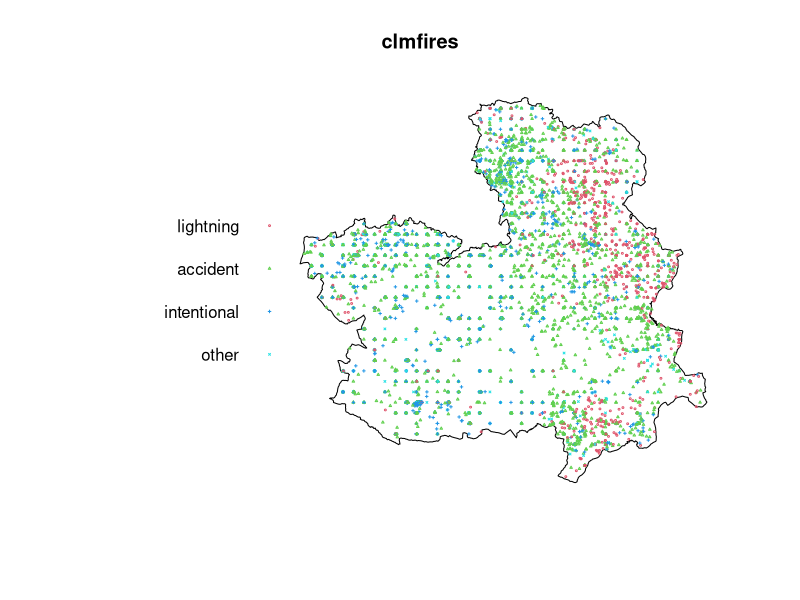
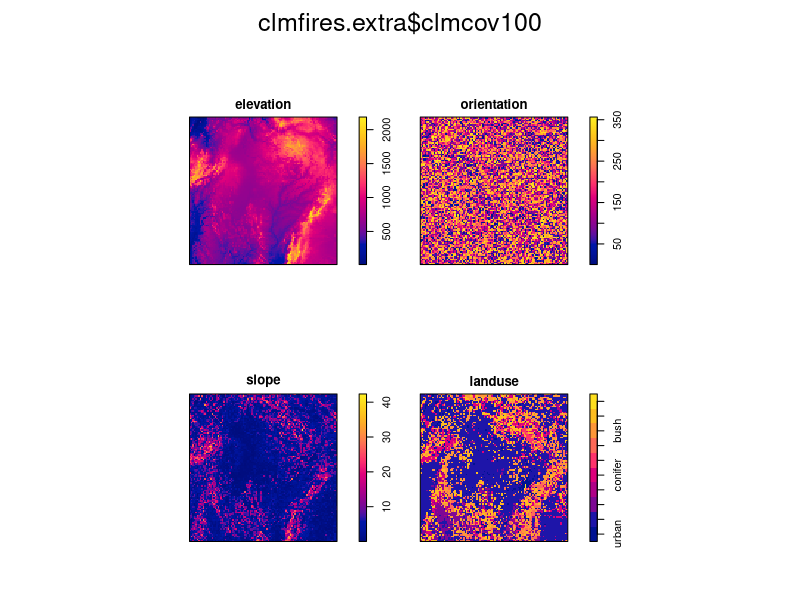
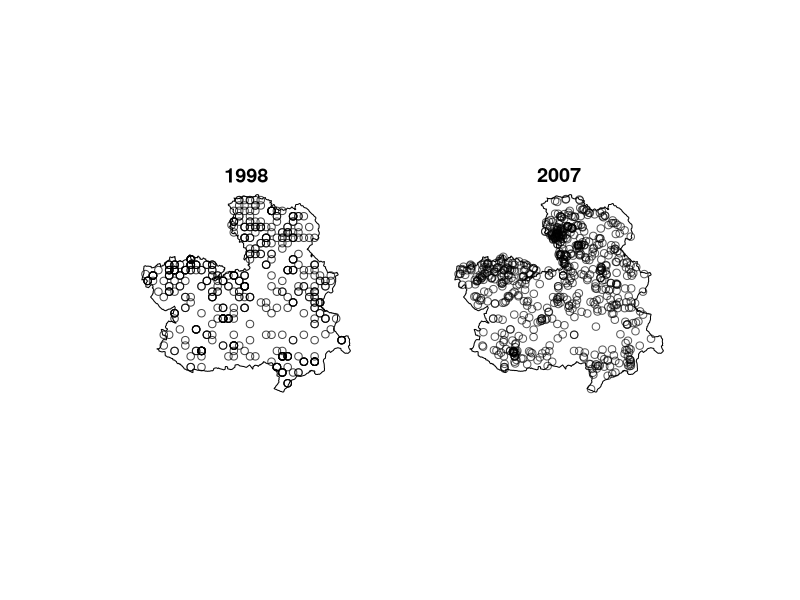

R code for these plots, in order:
library(spatstat.data)


### Name: clmfires
### Title: Castilla-La Mancha Forest Fires
### Aliases: clmfires clmfires.extra
### Keywords: datasets spatial

### ** Examples

  if(require(spatstat)) {
plot(clmfires, which.marks="cause", cols=2:5, cex=0.25)
plot(clmfires.extra$clmcov100)
# Split the clmfires pattern by year and plot the first and last years:
yr  <- factor(format(marks(clmfires)$date,format="%Y"))
X   <- split(clmfires,f=yr)
fAl <- c("1998","2007")
plot(X[fAl],use.marks=FALSE,main.panel=fAl,main="")
  }
